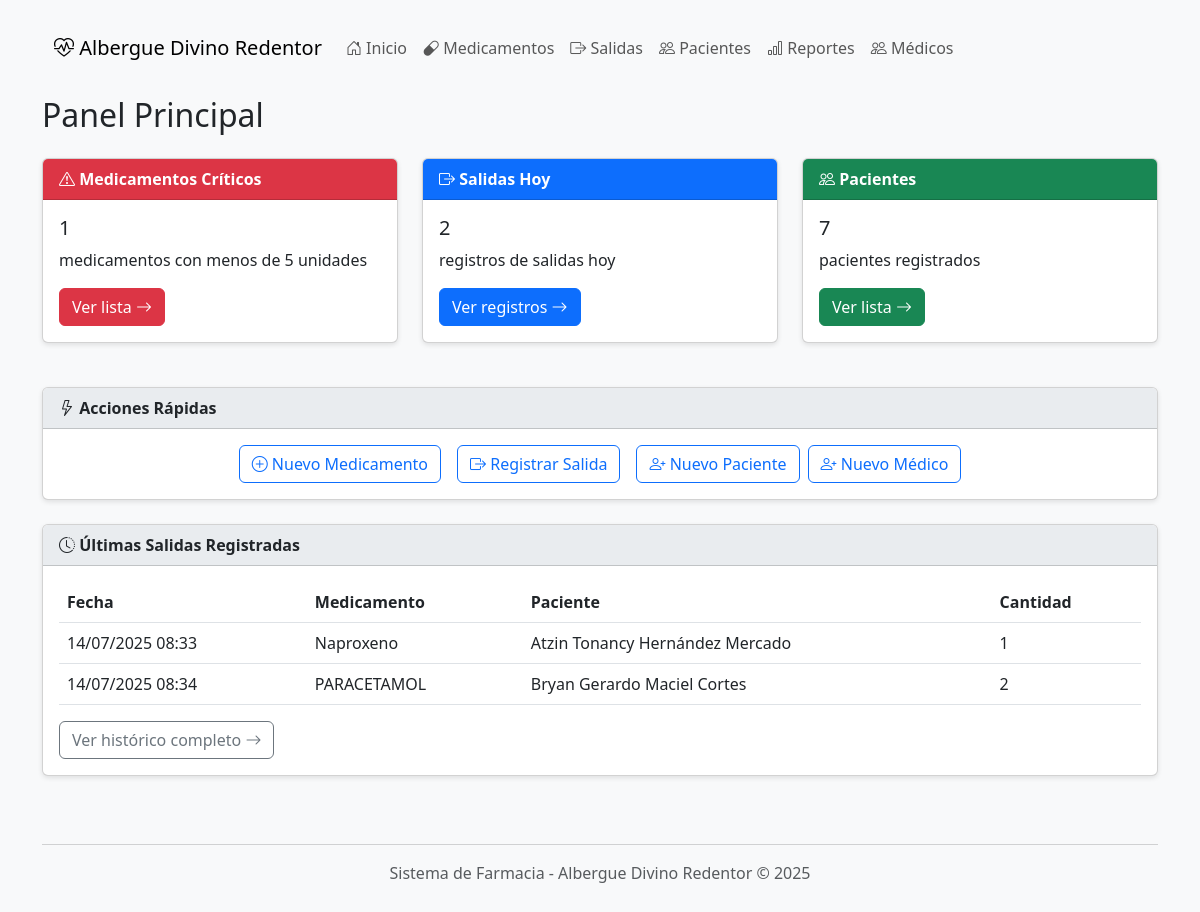
The page / on the database its author committed.
### farmacia/models.py (models this page shows, shortened)
class SalidaMedicamento(models.Model):
    id = models.AutoField(primary_key=True)
    medicamento = models.ForeignKey(Medicamento, on_delete=models.CASCADE)
    paciente = models.ForeignKey(Paciente, on_delete=models.CASCADE)
    cantidad = models.PositiveIntegerField()
    fecha = models.DateTimeField(auto_now_add=True)
    medico = models.ForeignKey(Medico, on_delete=models.CASCADE, verbose_name="Médico responsable")
    class Meta:
        verbose_name = "Salida de Medicamento"
        verbose_name_plural = "Salidas de Medicamentos"

class Medicamento(models.Model):
    id = models.AutoField(primary_key=True)
    clave = models.CharField(max_length=50, unique=True, verbose_name="Clave única")
    nombre = models.CharField(max_length=200, verbose_name="Nombre")
    categoria = models.ForeignKey('CategoriaMedicamento', on_delete=models.CASCADE)
    descripcion = models.TextField(blank=True, verbose_name="Descripción")
    fecha_caducidad = models.DateField(verbose_name="Fecha de caducidad")
    cantidad = models.IntegerField(default=0, verbose_name="Cantidad en inventario")
    status = models.BooleanField(default=True, verbose_name="Disponible")
    class Meta:
        verbose_name = "Medicamento"
        verbose_name_plural = "Medicamentos"
        ordering = ['nombre']

class Paciente(models.Model):
    id = models.AutoField(primary_key=True)
    nombre = models.CharField(max_length=200)
    apellidos = models.CharField(max_length=200)
    fecha_registro = models.DateTimeField(auto_now_add=True)
    class Meta:
        verbose_name = "Paciente"
        verbose_name_plural = "Pacientes"

### farmacia/views.py (the view)
# urls.py: path('', views.index, name='index'),
def index(request):
    context = {
        'criticos_count': Medicamento.objects.filter(cantidad__lt=5).count(),
        'salidas_hoy_count': SalidaMedicamento.objects.count(),
        'pacientes_count': Paciente.objects.count(),
        'medicos_count': Medico.objects.count(),
        'ultimas_salidas': SalidaMedicamento.objects.select_related('medicamento', 'paciente', 'medico')[:5]
    }
    return render(request, 'index.html', context)

### farmacia/templates/index.html (shortened to what this page needs)
{% extends 'base.html' %}
{% block content %}
    <h2 class="mb-4">Panel Principal</h2>
    <div class="row">
        <div class="col-md-4">
            <div class="card">
                <div class="card-header bg-danger text-white">
                    <i class="bi bi-exclamation-triangle"></i> Medicamentos Críticos
                </div>
                <div class="card-body">
                    <h5 class="card-title">{{ criticos_count }}</h5>
                    <p class="card-text">medicamentos con menos de 5 unidades</p>
                    <a href="{% url 'medicamentos' %}" class="btn btn-danger">
                        Ver lista <i class="bi bi-arrow-right"></i>
                    </a>
                </div>
            </div>
        </div>
        <div class="col-md-4">
            <div class="card">
                <div class="card-header bg-primary text-white">
                    <i class="bi bi-box-arrow-right"></i> Salidas Hoy
                </div>
                <div class="card-body">
                    <h5 class="card-title">{{ salidas_hoy_count }}</h5>
                    <p class="card-text">registros de salidas hoy</p>
                    <a href="{% url 'salidas' %}" class="btn btn-primary">
                        Ver registros <i class="bi bi-arrow-right"></i>
                    </a>
                </div>
            </div>
        </div>
        <div class="col-md-4">
            <div class="card">
                <div class="card-header bg-success text-white">
                    <i class="bi bi-people"></i> Pacientes
                </div>
                <div class="card-body">
                    <h5 class="card-title">{{ pacientes_count }}</h5>
                    <p class="card-text">pacientes registrados</p>
                    <a href="{% url 'pacientes' %}" class="btn btn-success">
                        Ver lista <i class="bi bi-arrow-right"></i>
                    </a>
                </div>
            </div>
        </div>
    </div>
    <div class="card mt-4">
        <div class="card-header">
            <i class="bi bi-lightning"></i> Acciones Rápidas
        </div>
        <div class="card-body">
            <div class="d-grid gap-2 d-md-flex justify-content-md-center">
                <a href="{% url 'medicamento_nuevo' %}" class="btn btn-outline-primary me-md-2">
                    <i class="bi bi-plus-circle"></i> Nuevo Medicamento
                </a>
                <a href="{% url 'salida_nueva' %}" class="btn btn-outline-primary me-md-2">
                    <i class="bi bi-box-arrow-right"></i> Registrar Salida
                </a>
                <a href="{% url 'paciente_nuevo' %}" class="btn btn-outline-primary">
                    <i class="bi bi-person-plus"></i> Nuevo Paciente
                </a>
                 <a href="{% url 'medico_nuevo' %}" class="btn btn-outline-primary">
                    <i class="bi bi-person-plus"></i> Nuevo Médico
                </a>
            </div>
        </div>
    </div>
    <div class="card mt-4">
        <div class="card-header">
            <i class="bi bi-clock-history"></i> Últimas Salidas Registradas
        </div>
        <div class="card-body">
            <div class="table-responsive">
                <table class="table table-hover">
                    <thead>
                        <tr>
                            <th>Fecha</th>
                            <th>Medicamento</th>
                            <th>Paciente</th>
                            <th>Cantidad</th>
                        </tr>
                    </thead>
                    <tbody>
                        {% for salida in ultimas_salidas %}
                        <tr>
                            <td>{{ salida.fecha|date:"d/m/Y H:i" }}</td>
                            <td>{{ salida.medicamento.nombre }}</td>
                            <td>{{ salida.paciente.nombre }} {{ salida.paciente.apellidos }}</td>
                            <td>{{ salida.cantidad }}</td>
                        </tr>
                        {% empty %}
                        <tr>
                            <td colspan="4" class="text-center">No hay salidas registradas</td>
                        </tr>
                        {% endfor %}
                    </tbody>
                </table>
            </div>
            <a href="{% url 'salidas' %}" class="btn btn-outline-secondary">
                Ver histórico completo <i class="bi bi-arrow-right"></i>
            </a>
        </div>
    </div>
{% endblock %}

### farmacia/templates/base.html (style rules this page uses)
body { background-color: #f8f9fa; padding-top: 20px; padding-bottom: 40px; }
.card { margin-bottom: 20px; box-shadow: 0 2px 5px rgba(0,0,0,0.1); }
.card-header { background-color: #e9ecef; font-weight: bold; }

### rows shown on the page
SalidaMedicamento: fecha "14/07/2025 08:33", medicamento.nombre "Naproxeno", paciente.nombre "Atzin Tonancy", paciente.apellidos "Hernández Mercado", cantidad "1"
SalidaMedicamento: fecha "14/07/2025 08:34", medicamento.nombre "PARACETAMOL", paciente.nombre "Bryan Gerardo", paciente.apellidos "Maciel Cortes", cantidad "2"

### other values the page prints
{{ criticos_count }} "1"
{{ salidas_hoy_count }} "2"
{{ pacientes_count }} "7"
